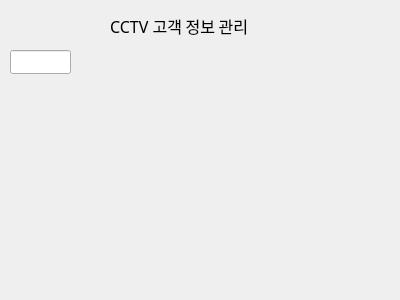
<?xml version="1.0" encoding="UTF-8"?>
<ui version="4.0">
 <class>EmployeePage</class>
 <widget class="QWidget" name="EmployeePage">
  <property name="geometry">
   <rect>
    <x>0</x>
    <y>0</y>
    <width>400</width>
    <height>300</height>
   </rect>
  </property>
  <property name="windowTitle">
   <string>Form</string>
  </property>
  <property name="autoFillBackground">
   <bool>false</bool>
  </property>
  <widget class="QLabel" name="label">
   <property name="geometry">
    <rect>
     <x>110</x>
     <y>10</y>
     <width>171</width>
     <height>31</height>
    </rect>
   </property>
   <property name="font">
    <font>
     <family>맑은 고딕</family>
     <pointsize>12</pointsize>
    </font>
   </property>
   <property name="text">
    <string>CCTV 고객 정보 관리</string>
   </property>
  </widget>
  <widget class="QLineEdit" name="lineEdit_5">
   <property name="geometry">
    <rect>
     <x>10</x>
     <y>50</y>
     <width>61</width>
     <height>24</height>
    </rect>
   </property>
  </widget>
 </widget>
 <resources/>
 <connections/>
</ui>
